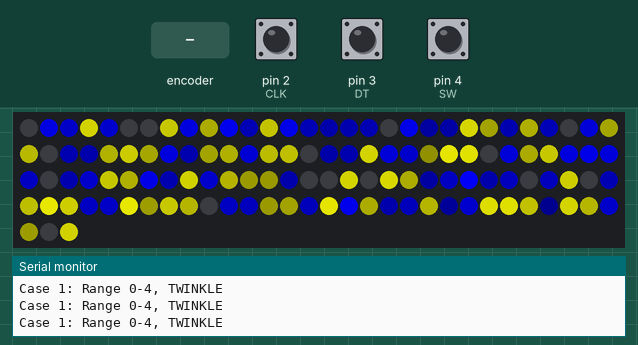
Bench run of a program on a simulated Arduino Uno, built with avr-gcc and run on an emulated ATmega328P. Parts: 123 RGB LEDs in strip order, left to right, continuing on the next row, the last lines printed to the serial monitor. The inputs (shaded band) are chosen by the test bench; at power-on: pin 4 (SW) HIGH, pin 2 (CLK) HIGH, pin 3 (DT) HIGH. Random numbers use the default seed unless the program sets one.

Above: at 1.2 s.
1.3 s: rotary encoder on pin 2 (CLK) / pin 3 (DT) turned 2 steps (second pin leading)
At 1.77 s:
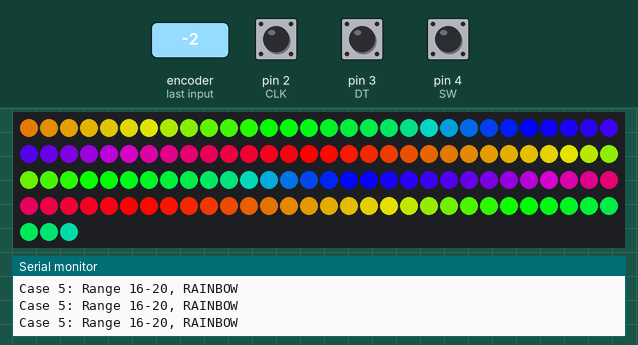
3.2 s: rotary encoder on pin 2 (CLK) / pin 3 (DT) turned 2 steps (second pin leading)
At 3.36 s:
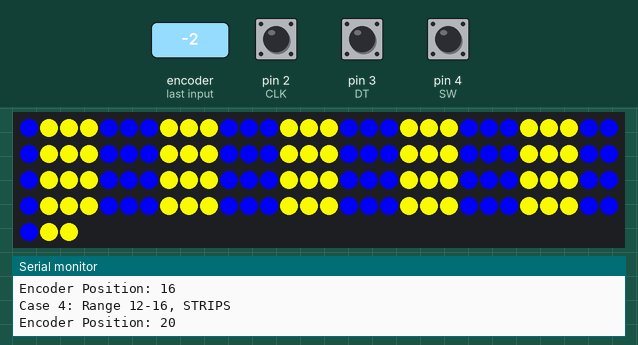
5.1 s: pin 4 (SW) pulled LOW for 0.15 s
At 6.4 s:
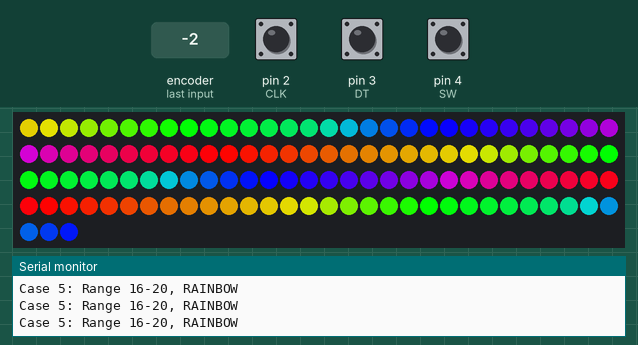
6.7 s: pin 4 (SW) pulled LOW for 1 s
At 7.18 s:
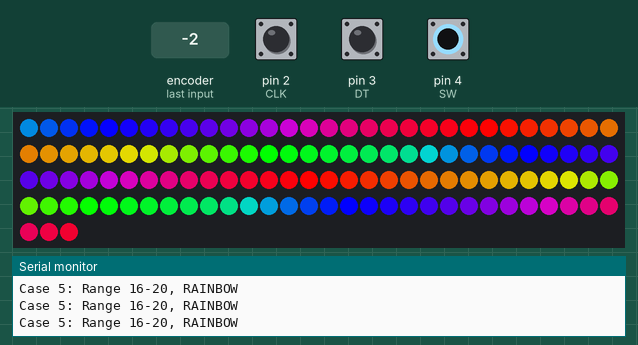
9.2 s: pin 4 (SW) driven LOW
At 9.37 s:
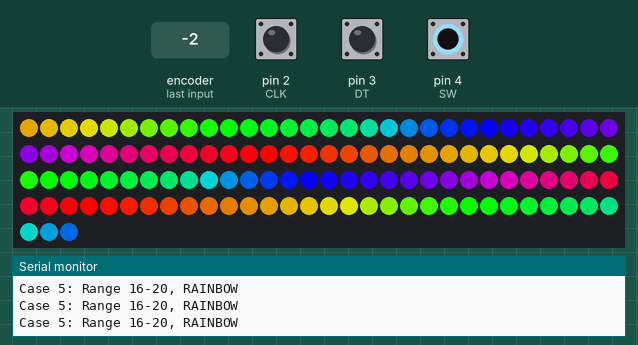
12.2 s: rotary encoder on pin 2 (CLK) / pin 3 (DT) turned 3 steps (first pin leading)
At 12.83 s:
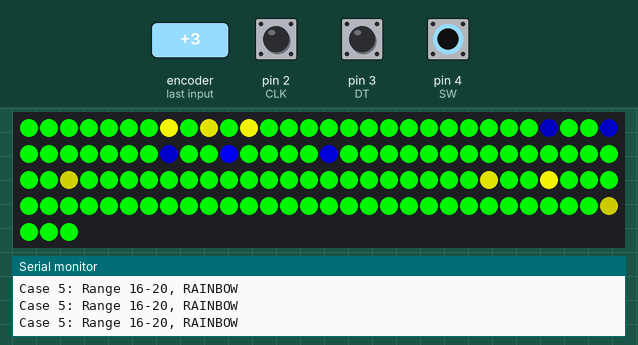

The program:

main.cpp
```cpp
#include <FastLED.h>

/*             DEFINITIONS             */
#define NUM_LEDS 123 // Enter the total number of LEDs on the strip
#define LED_PIN 7    // The pin connected to DATA line to control the LEDs
CRGB leds[NUM_LEDS]; // Array to store LED colors

#define CLK 2        // Clock pin for encoder (Channel A)
#define DT 3         // Data pin for encoder (Channel B)
#define SW 4         // Switch pin for encoder (push-button)

volatile int encoderPosition = 0; // Tracks encoder position
#define MAX_ENCODER_POSITION 20
int positionCase = 0;
int lastCLK; // Last state of CLK pin

bool manual = true; // Whether or not we are connected to the driverstation

/*         ENCODER ANIMATIONS         */
void rainbow() {
    static int hue = 0;
    fill_rainbow(leds, NUM_LEDS, hue, 5); // Increment hue per LED
    FastLED.show();
    hue = hue + 7;
}

void setLEDs(CRGB color) {
    fill_solid(leds, NUM_LEDS, color);
    FastLED.show();
}

void clearLEDs() {
    FastLED.clear();
    FastLED.show();
}

void strobe(CRGB color, int interval) {
    static bool isOn = false;                   // Tracks whether the LEDs are ON or OFF
    static unsigned long lastUpdate = 0;       // Tracks the last time the strobe toggled

    unsigned long currentMillis = millis();    // Get current time
    if (currentMillis - lastUpdate >= interval) {
        lastUpdate = currentMillis;            // Update the last toggle time
        isOn = !isOn;                          // Toggle the ON/OFF state

        if (isOn) {
            setLEDs(color);
        } else {
            setLEDs(CRGB(0,0,0));
        }
        FastLED.show();
    }
}

void wave(CRGB color, int waveLength, int speed) {
    static unsigned long lastUpdate = 0;      // Tracks the last time the wave moved
    static int wavePosition = 0;              // Tracks the current position of the wave

    unsigned long currentMillis = millis();
    if (currentMillis - lastUpdate >= speed) {
        lastUpdate = currentMillis;           // Update the last update time
        wavePosition++;                       // Increment the wave position
        if (wavePosition >= 256) {            // Wrap wavePosition to avoid overflow
            wavePosition = 0;
        }
    }

    for (int i = 0; i < NUM_LEDS; i++) {
        int brightness = (sin8((i * 256 / waveLength) + wavePosition)); // Calculate brightness
        leds[i] = color;
        leds[i].fadeToBlackBy(255 - brightness); // Adjust brightness
    }
    FastLED.show();                           // Show the updated state
}

void comet(CRGB color) { // https://github.com/davepl/DavesGarageLEDSeries/blob/master/LED%20Episode%2006/src/comet.h
    const byte fadeAmount = 225;
    const int cometSize = 5;
    static int position = 0;
    static int direction = 1;
    static unsigned long lastUpdate = 0;

    unsigned long currentMillis = millis();

    if (currentMillis - lastUpdate >= 1) {
        lastUpdate = currentMillis;

        FastLED.clear();

        for (int i = 0; i < cometSize; i++) {
            if (position + i < NUM_LEDS) {
                leds[position + i] = color;
            }
        }

        for (int j = 0; j < NUM_LEDS; j++) {
            if (random(10) > 5) {
                leds[j].fadeToBlackBy(fadeAmount);
            }
        }

        FastLED.show();

        position += direction;

        if (position <= 0 || position >= NUM_LEDS - cometSize) {
            direction *= -1;
        }

        if (position == 0 && direction == 1) {
            return;
        }
    }
}

void bounce(CRGB color) {

}

void twinkle() {
    static unsigned long lastUpdate = 0;  // To control the timing of the twinkle effect

    int pixelVolume = 20;  // Set the volume of pixels that twinkle
    int fadeAmount = 20;   // Set the fade amount for LEDs

    unsigned long currentMillis = millis(); // Get the current time
    if (currentMillis - lastUpdate >= 50) {  // Adjust the frequency of the effect
        lastUpdate = currentMillis;

        for (int i = 0; i < NUM_LEDS; i++) {
            // Chance for a pixel to twinkle
            if (random(pixelVolume) < 2) {
                CRGB color;
                // Alternate between yellow and blue for the twinkle effect
                if (random(2) == 0) {
                    color = CRGB::Yellow; // Yellow
                } else {
                    color = CRGB::Blue; // Blue
                }

                uint8_t intensity = random(50, 255);  // Set random intensity for each twinkle
                leds[i] = color;
                leds[i].fadeToBlackBy(255 - intensity);  // Apply twinkle effect with intensity
            }

            // Fade the LEDs gradually
            if (leds[i].getAverageLight() > 0) {
                leds[i].fadeToBlackBy(fadeAmount);  // Fade pixel to black
            }
        }
        FastLED.show();  // Update the LEDs
    }
}

void COMtwinkle() {
    static unsigned long lastUpdate = 0;  // To control the timing of the twinkle effect

    int pixelVolume = 20;  // Set the volume of pixels that twinkle
    int fadeAmount = 20;   // Set the fade amount for LEDs

    unsigned long currentMillis = millis(); // Get the current time
    if (currentMillis - lastUpdate >= 50) {  // Adjust the frequency of the effect
        lastUpdate = currentMillis;

        for (int i = 0; i < NUM_LEDS; i++) {
            // Chance for a pixel to twinkle
            if (random(pixelVolume) < 2) {
                CRGB color;
                // Alternate between yellow and blue for the twinkle effect
                if (random(2) == 0) {
                    color = CRGB::Yellow; // Yellow
                } else {
                    color = CRGB::Blue; // Blue
                }

                uint8_t intensity = random(50, 255);  // Set random intensity for each twinkle
                leds[i] = color;
                leds[i].fadeToBlackBy(255 - intensity);  // Apply twinkle effect with intensity
            }

            // Fade the LEDs gradually
            if (leds[i].getAverageLight() > 0) {
                leds[i].fadeToBlackBy(fadeAmount);  // Fade pixel to black
            }
        }
        FastLED.show();  // Update the LEDs
    }
}

void stripes() {
    static int offset = 0; // Controls the starting point of the stripes

    // Create the striped pattern
    for (int i = 0; i < NUM_LEDS; i++) {
        // Check if the LED is part of a stripe
        if ((i + (offset/2)) % 6 == 0) {
            leds[i] = CRGB::Blue; // Even indices in the stripe are blue
            leds[i-1] = CRGB::Blue; // more blue
            leds[i-2] = CRGB::Blue; // add more blue
        } else {
            leds[i] = CRGB::Yellow; // Odd indices in the stripe are yellow
        }
    }

    // Rotate the stripes by increasing the offset
    offset++;
    if (offset >= NUM_LEDS) {
        offset = 0; // Reset the offset once it goes beyond the number of LEDs
    }

    FastLED.show(); // Update the LEDs with the new pattern
}

/*          HELPER FUNCTIONS          */
void setupEncoderPins() {
    pinMode(CLK, INPUT);
    pinMode(DT, INPUT);
    pinMode(SW, INPUT_PULLUP); // Enable internal pull-up for switch
}

bool recievingData() {
    clearLEDs();
    if (true) {
        setLEDs(CRGB(0, 255, 0));
    } else {
        setLEDs(CRGB(255, 0, 0));
    }
    FastLED.show(); // Show the updated state
}

/*          ENCODER FUNCTIONS         */
void trackEncoderRotation() {
    int currentCLK = digitalRead(CLK); // Read current state of CLK

    // Check if the CLK pin state has changed (rotation detected)
    if (currentCLK != lastCLK) {
        // Determine rotation direction based on the state of the DT pin
        if (digitalRead(DT) != currentCLK) { // Clockwise rotation
            encoderPosition++;
            if (encoderPosition > MAX_ENCODER_POSITION) { // Wrap around if exceeding MAX_POSITION
                encoderPosition = 0;
            }
        } else { // Counterclockwise rotation
            encoderPosition--;
            if (encoderPosition < 0) { // Wrap around if below 0
                encoderPosition = MAX_ENCODER_POSITION;
            }
        }

        // Print encoder position for debugging
        Serial.print("Encoder Position: ");
        Serial.println(encoderPosition);
    }

    // Update last state of CLK
    lastCLK = currentCLK;

    // Update the position case based on encoder position
    if (encoderPosition >= 0 && encoderPosition < 5) {
        positionCase = 1;
    } else if (encoderPosition >= 4 && encoderPosition < 8) {
        positionCase = 2;
    } else if (encoderPosition >= 8 && encoderPosition < 12) {
        positionCase = 3;
    } else if (encoderPosition >= 12 && encoderPosition <= 16) {
        positionCase = 4;
    } else if (encoderPosition >= 16 && encoderPosition <= 20) {
        positionCase = 5;
    } else {
        positionCase = 0;
    }
}


bool checkEncoderButton() {
    if (digitalRead(SW) == LOW) {
        return true;
    }
    return false;
}

void resetEncoderPosition() {
    encoderPosition = 0; // Reset encoder position to 0
    Serial.println("Encoder position reset to 0");
}

/*                SETUP                */
void setup() {
    Serial.begin(9600); // Start serial communication
    setupEncoderPins(); // Call setting up encoder pins
    lastCLK = digitalRead(CLK); // Initialize lastCLK state

    FastLED.addLeds<WS2812B, LED_PIN, GRB>(leds, NUM_LEDS).setCorrection(TypicalLEDStrip); // Setup LEDs on WS2812B strip
    FastLED.setMaxPowerInVoltsAndMilliamps(5, 2500); // Set power limit of LED strip to 5V, 2500mA
    FastLED.clear();
}

/*                LOOP                 */
void loop() {
    trackEncoderRotation(); // Track encoder rotation and update encoder position variable
    switch (manual) {
        case false: // Connected to driverstation; mirroring robot state
            if (checkEncoderButton()) {
                manual = true;
            }
            break;

        case true: // Not connected to driverstation, have complete control over LEDs
            if (checkEncoderButton() && recievingData()) {
                manual = false;
            }
            switch (positionCase) {
                case 1:
                    Serial.println("Case 1: Range 0-4, TWINKLE");
                    COMtwinkle();
                    break;
                case 2:
                    Serial.println("Case 2: Range 4-8, COMET");
                    comet(CRGB::Red);
                    break;
                case 3:
                    Serial.println("Case 3: Range 8-12, STROBE");
                    strobe(CRGB::Blue, 50);
                    strobe(CRGB::Yellow, 50);
                    break;
                case 4:
                    Serial.println("Case 4: Range 12-16, STRIPS");
                    stripes();
                    break;
                case 5:
                    Serial.println("Case 5: Range 16-20, RAINBOW");
                    rainbow();
                    break;
                default:
                    Serial.println("Default case: Out of range: RAINBOW");
                    rainbow();
                    break;
            }
            break;
    }
}
```

Measured:
- after the input at 6.7 s, the LEDs: first change at once (image 4 shows a later state)
- after the input at 9.2 s, the LEDs: change at once (image 5)
